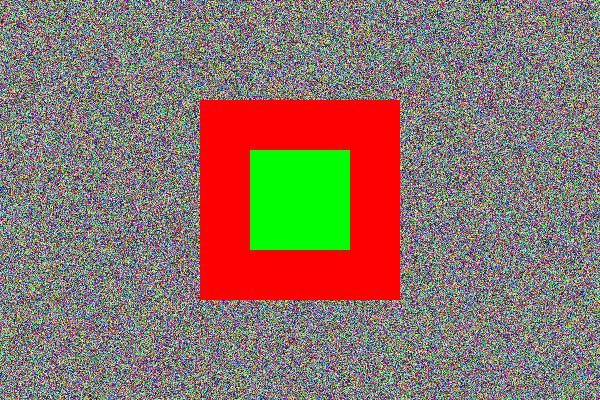
#> input picture LSB Fragile Prev Versions/test_image.jpg, 600 x 400 px
$ jupyter execute v3.ipynb
#> lines starting #> are read from the running program, lines starting #| are printed output that depends on the picture
[cell 1]
import numpy as np
import matplotlib.pyplot as plt
from PIL import Image
import cv2
import hashlib
import os
import time
from datetime import datetime

print("🚀 Starting Enhanced fragile Watermarking System...")

# Enhanced Core Functions with Quality Metrics
def load_and_preprocess_image(image_path):
    """Load and preprocess image for watermarking with enhanced error handling"""
    try:
        img = Image.open(image_path)
        # Convert to RGB if necessary
        if img.mode in ('RGBA', 'P', 'LA'):
            img = img.convert('RGB')
        img_array = np.array(img)
        print(f"✅ Image loaded: {img_array.shape}")
        return img_array, 'color' if len(img_array.shape) == 3 else 'grayscale'
    except Exception as e:
        print(f"❌ Error loading image: {e}")
        return None, None

def calculate_quality_metrics(original, watermarked):
    """Calculate PSNR and MSE between original and watermarked images"""
    try:
        # Ensure both images have same dimensions and type
        if original.shape != watermarked.shape:
            watermarked = cv2.resize(watermarked, (original.shape[1], original.shape[0]))

        mse = np.mean((original.astype(float) - watermarked.astype(float)) ** 2)
        if mse == 0:
            return float('inf'), 0

        psnr = 20 * np.log10(255.0 / np.sqrt(mse))
        return psnr, mse
    except Exception as e:
        print(f"❌ Error calculating quality metrics: {e}")
        return 0, 0

def text_to_binary(text):
    """Convert text to binary with error correction"""
    binary = ''.join(format(ord(char), '08b') for char in text)
    # Add redundancy (repeat each bit 3 times for error correction)
    redundant_binary = ''.join(bit * 3 for bit in binary)
    return redundant_binary

def binary_to_text(binary_str):
    """Convert binary back to text with error correction"""
    # Use majority voting for error correction
    corrected_binary = ''
    for i in range(0, len(binary_str), 3):
        triplet = binary_str[i:i+3]
        if len(triplet) == 3:
            # Majority vote
            corrected_binary += '1' if triplet.count('1') >= 2 else '0'

    text = ''
    for i in range(0, len(corrected_binary), 8):
        byte = corrected_binary[i:i+8]
        if len(byte) == 8:
            try:
                text += chr(int(byte, 2))
            except:
                text += '?'  # Placeholder for corrupted characters
    return text

def generate_watermark_pattern(watermark_text, image_shape, strength=0.1):
    """Generate a fragile watermark pattern using DCT coefficients"""
    # Create a unique seed from the watermark text
    seed = int(hashlib.md5(watermark_text.encode()).hexdigest()[:8], 16)
    np.random.seed(seed)

    # Generate a pseudo-random pattern
    pattern = np.random.randn(*image_shape[:2]) * strength

    return pattern

def embed_fragile_watermark(image_array, watermark_text, strength=0.1):
    """Embed fragile watermark using frequency domain"""
    print(f"🔧 Embedding watermark with strength: {strength}")
    watermarked = image_array.astype(np.float32) / 255.0

    if len(image_array.shape) == 3:  # Color image
        # Convert to YUV and work on luminance channel
        yuv = cv2.cvtColor(watermarked, cv2.COLOR_RGB2YUV)
        y_channel = yuv[:,:,0]

        # Generate watermark pattern
        watermark_pattern = generate_watermark_pattern(watermark_text, y_channel.shape, strength)

        # Add watermark to luminance channel
        y_channel_watermarked = y_channel + watermark_pattern
        y_channel_watermarked = np.clip(y_channel_watermarked, 0, 1)

        # Convert back to RGB
        yuv[:,:,0] = y_channel_watermarked
        watermarked_rgb = cv2.cvtColor(yuv, cv2.COLOR_YUV2RGB)
        watermarked = (watermarked_rgb * 255).astype(np.uint8)

    else:  # Grayscale image
        watermarked_normalized = watermarked / 255.0
        watermark_pattern = generate_watermark_pattern(watermark_text, watermarked_normalized.shape, strength)
        watermarked_with_pattern = watermarked_normalized + watermark_pattern
        watermarked = (np.clip(watermarked_with_pattern, 0, 1) * 255).astype(np.uint8)

    return watermarked

def extract_fragile_watermark(original_image, watermarked_image, watermark_text, strength=0.1):
    """Extract and verify fragile watermark"""
    # Convert to float
    orig_float = original_image.astype(np.float32) / 255.0
    wm_float = watermarked_image.astype(np.float32) / 255.0

    if len(original_image.shape) == 3:  # Color image
        # Convert to YUV
        orig_yuv = cv2.cvtColor(orig_float, cv2.COLOR_RGB2YUV)
        wm_yuv = cv2.cvtColor(wm_float, cv2.COLOR_RGB2YUV)

        # Extract from luminance channel
        difference = wm_yuv[:,:,0] - orig_yuv[:,:,0]
    else:  # Grayscale
        difference = wm_float - orig_float

    # Generate expected pattern
    expected_pattern = generate_watermark_pattern(watermark_text, difference.shape, strength)

    # Calculate correlation
    correlation = np.corrcoef(difference.flatten(), expected_pattern.flatten())[0,1]

    return correlation

def embed_multilayer_watermark(image_array, watermark_text, strength=0.05):
    """Embed watermark in multiple ways for fragileness"""
    print("🔄 Starting multilayer watermark embedding...")

    # Method 1: fragile frequency domain watermark
    fragile_watermarked = embed_fragile_watermark(image_array, watermark_text, strength)

    # Method 2: Traditional LSB for backup
    binary_watermark = text_to_binary(watermark_text + '|END|')
    lsb_watermarked = fragile_watermarked.copy()

    if len(lsb_watermarked.shape) == 3:
        flat_pixels = lsb_watermarked.reshape(-1)
    else:
        flat_pixels = lsb_watermarked.reshape(-1)

    # Embed in LSB (but skip some pixels to be less fragile)
    for i in range(0, len(binary_watermark)):
        if i < len(flat_pixels):
            # Only modify every 4th pixel to be more fragile
            if i % 4 == 0:
                flat_pixels[i] = (flat_pixels[i] & 0xFE) | int(binary_watermark[i])

    if len(lsb_watermarked.shape) == 3:
        lsb_watermarked = flat_pixels.reshape(lsb_watermarked.shape)
    else:
        lsb_watermarked = flat_pixels.reshape(lsb_watermarked.shape)

    return lsb_watermarked, len(binary_watermark)

def verify_multilayer_watermark(original_image, test_image, expected_text, strength=0.05):
    """Verify watermark using multiple methods"""
    print("🔍 Running multilayer verification...")
    results = {}

    # Method 1: fragile frequency domain verification
    fragile_correlation = extract_fragile_watermark(original_image, test_image, expected_text, strength)
    results['fragile_correlation'] = fragile_correlation

    # Method 2: LSB extraction
    binary_length = len(text_to_binary(expected_text + '|END|'))

    if len(test_image.shape) == 3:
        flat_pixels = test_image.reshape(-1)
    else:
        flat_pixels = test_image.reshape(-1)

    extracted_binary = ''.join(str(flat_pixels[i] & 1) for i in range(0, min(binary_length, len(flat_pixels)), 4))
    extracted_text = binary_to_text(extracted_binary)

    results['lsb_extracted'] = extracted_text
    results['lsb_match'] = expected_text in extracted_text

    # Overall confidence score
    fragile_confidence = max(0, (fragile_correlation + 1) / 2 * 100)  # Convert correlation to percentage
    lsb_confidence = 100 if results['lsb_match'] else 0

    # Weighted confidence
    overall_confidence = (fragile_confidence * 0.7) + (lsb_confidence * 0.3)
    results['overall_confidence'] = overall_confidence

    # Calculate quality metrics
    results['psnr'], results['mse'] = calculate_quality_metrics(original_image, test_image)

    return results

def simulate_attacks(image_array):
    """Simulate common image attacks to test fragileness"""
    print("🧪 Simulating image attacks...")
    attacked_images = {}

    # 1. JPEG Compression
    _, jpeg_encoded = cv2.imencode('.jpg', image_array, [cv2.IMWRITE_JPEG_QUALITY, 50])
    attacked_images['jpeg_50'] = cv2.imdecode(jpeg_encoded, 1)

    # 2. Gaussian Noise
    noise = np.random.normal(0, 10, image_array.shape).astype(np.uint8)
    attacked_images['noise'] = cv2.add(image_array, noise)

    # 3. Brightness Adjustment
    attacked_images['brightness'] = np.clip(image_array.astype(np.int16) + 30, 0, 255).astype(np.uint8)

    # 4. Contrast Adjustment
    attacked_images['contrast'] = np.clip(image_array.astype(np.float32) * 1.2, 0, 255).astype(np.uint8)

    # 5. Small Crop (then resize back)
    h, w = image_array.shape[:2]
    cropped = image_array[h//20:-h//20, w//20:-w//20]
    attacked_images['cropped'] = cv2.resize(cropped, (w, h))

    # 6. Blurring
    attacked_images['blur'] = cv2.GaussianBlur(image_array, (5, 5), 0)

    return attacked_images

def create_enhanced_visualization(original, watermarked, attacks_results, quality_metrics):
    """Create enhanced 4-panel visualization"""
    fig = plt.figure(figsize=(16, 12))

    # Original vs Watermarked
    plt.subplot(2, 3, 1)
    if len(original.shape) == 3:
        plt.imshow(original)
    else:
        plt.imshow(original, cmap='gray')
    plt.title('Original Image', fontsize=12, fontweight='bold')
    plt.axis('off')

    plt.subplot(2, 3, 2)
    if len(watermarked.shape) == 3:
        plt.imshow(watermarked)
    else:
        plt.imshow(watermarked, cmap='gray')
    plt.title('Watermarked Image', fontsize=12, fontweight='bold')
    plt.axis('off')

    # Difference
    plt.subplot(2, 3, 3)
    difference = cv2.absdiff(original, watermarked)
    diff_amplified = difference * 10  # Amplify to see differences
    if len(difference.shape) == 3:
        plt.imshow(diff_amplified)
    else:
        plt.imshow(diff_amplified, cmap='hot')
    plt.title('Difference (Amplified 10x)', fontsize=12, fontweight='bold')
    plt.axis('off')

    # Quality Metrics
    plt.subplot(2, 3, 4)
    metrics_text = f"Quality Metrics:\nPSNR: {quality_metrics['psnr']:.2f} dB\nMSE: {quality_metrics['mse']:.2f}"
    plt.text(0.1, 0.5, metrics_text, fontsize=14, fontfamily='monospace',
             bbox=dict(boxstyle="round,pad=0.3", facecolor="lightblue", alpha=0.7))
    plt.xlim(0, 1)
    plt.ylim(0, 1)
    plt.axis('off')
    plt.title('Image Quality Assessment', fontsize=12, fontweight='bold')

    # fragileness Test Results
    plt.subplot(2, 3, 5)
    attack_names = list(attacks_results.keys())
    confidences = [results['overall_confidence'] for results in attacks_results.values()]

    colors = ['green' if conf >= 80 else 'orange' if conf >= 60 else 'red' for conf in confidences]
    bars = plt.bar(attack_names, confidences, color=colors, alpha=0.7)

    plt.ylim(0, 100)
    plt.ylabel('Confidence (%)', fontweight='bold')
    plt.title('fragileness Test Results', fontsize=12, fontweight='bold')
    plt.xticks(rotation=45, ha='right')

    # Add value labels on bars
    for bar, conf in zip(bars, confidences):
        plt.text(bar.get_x() + bar.get_width()/2, bar.get_height() + 2,
                f'{conf:.1f}%', ha='center', va='bottom', fontweight='bold')

    # Verification Summary
    plt.subplot(2, 3, 6)
    avg_confidence = np.mean(confidences)
    if avg_confidence >= 80:
        verdict = "EXCELLENT"
        color = "green"
    elif avg_confidence >= 60:
        verdict = "GOOD"
        color = "orange"
    else:
        verdict = "POOR"
        color = "red"

    summary_text = f"Overall Assessment:\nAverage Confidence: {avg_confidence:.1f}%\nfragileness: {verdict}"
    plt.text(0.1, 0.5, summary_text, fontsize=14, fontweight='bold', color=color,
             bbox=dict(boxstyle="round,pad=0.3", facecolor="lightyellow", alpha=0.8))
    plt.xlim(0, 1)
    plt.ylim(0, 1)
    plt.axis('off')
    plt.title('System Assessment', fontsize=12, fontweight='bold')

    plt.tight_layout()
    return fig

def run_comprehensive_test():
    """Run comprehensive watermarking test with enhanced features"""
    print("=" * 70)
    print("🛡️ ENHANCED fragile WATERMARKING SYSTEM - COMPREHENSIVE TEST")
    print("=" * 70)

    # Configuration
    watermark_text = "© Copyright 2024 - Authentic"
    strength = 0.05

    # Test image paths (you can replace these with your own images)
    test_image_path = "test_image.jpg"

    # Create a test image if it doesn't exist
    if not os.path.exists(test_image_path):
        print("📝 Creating test image...")
        test_image = np.random.randint(0, 255, (400, 600, 3), dtype=np.uint8)
        # Add some pattern to make it more interesting
        test_image[100:300, 200:400] = [255, 0, 0]  # Red rectangle
        test_image[150:250, 250:350] = [0, 255, 0]  # Green rectangle
        Image.fromarray(test_image).save(test_image_path)
        print("✅ Test image created")

    try:
        # Load original image
        print("\n📥 Loading original image...")
        original_image, image_mode = load_and_preprocess_image(test_image_path)
#> in load_and_preprocess_image, img is the input picture: PIL image 600x400 RGB; mean R, G, B 137.7, 116.6, 105.9
#| ✅ Image loaded: (400, 600, 3)
#> image_mode = 'color'
        if original_image is None:
            print("❌ Failed to load test image")
            return

        print(f"📊 Image info: {original_image.shape}, Mode: {image_mode}")
#| 📊 Image info: (400, 600, 3), Mode: color

        # Embed watermark
        print(f"\n💧 Embedding watermark: '{watermark_text}'")
        start_time = time.time()
        watermarked_image, wm_length = embed_multilayer_watermark(original_image, watermark_text, strength)
#> in embed_fragile_watermark, `y_channel = yuv[:,:,0]`:
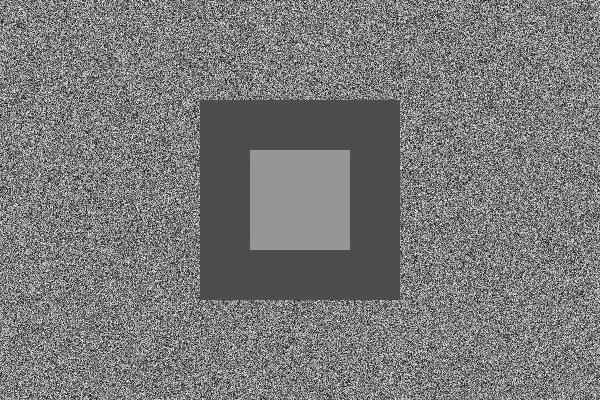
#> y_channel: shape (400, 600) float32; min 0.000894, max 0.997, mean 0.477
#> in embed_fragile_watermark, `watermarked_rgb = cv2.cvtColor(yuv, cv2.COLOR_YUV2RGB)`:
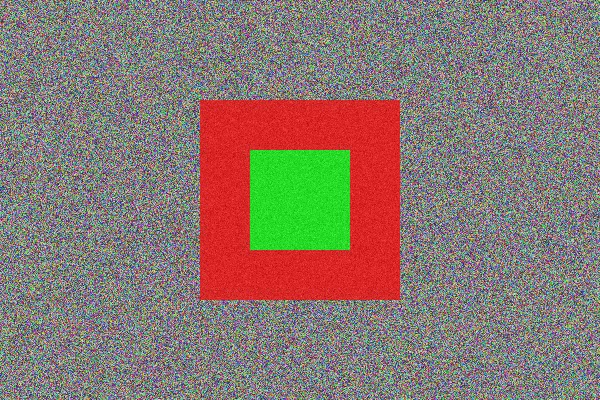
#> watermarked_rgb: shape (400, 600, 3) float32; mean R, G, B 0.54, 0.457, 0.415; drawn with min black and max white
#> in embed_fragile_watermark, `watermarked = (watermarked_rgb * 255).astype(np.uint8)`:
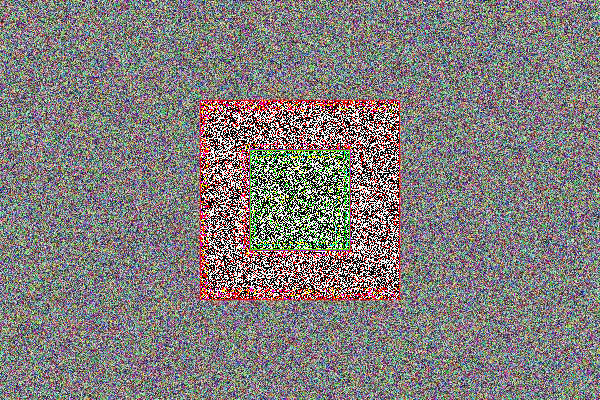
#> watermarked: shape (400, 600, 3); mean R, G, B 129.3, 125.3, 123.9
#> wm_length = 792
        embed_time = time.time() - start_time

        # Calculate quality metrics
        psnr, mse = calculate_quality_metrics(original_image, watermarked_image)
#> in calculate_quality_metrics, `mse = np.mean((original.astype(float) - watermarked.astype(float)) ** 2)`: mse = 4786
#> in calculate_quality_metrics, `psnr = 20 * np.log10(255.0 / np.sqrt(mse))`: psnr = 11.33
#> psnr = 11.33; mse = 4786
        quality_metrics = {'psnr': psnr, 'mse': mse}
#> quality_metrics = {'psnr': 11.33, 'mse': 4786}

        print(f"✅ Watermark embedded in {embed_time:.2f}s")
        print(f"📈 Quality - PSNR: {psnr:.2f} dB, MSE: {mse:.2f}")
#| 📈 Quality - PSNR: 11.33 dB, MSE: 4786.00

        # Test fragileness against attacks
        print(f"\n🧪 Testing fragileness against attacks...")
        attacks = simulate_attacks(watermarked_image)
#> in simulate_attacks, `cropped = image_array[h//20:-h//20, w//20:-w//20]`:
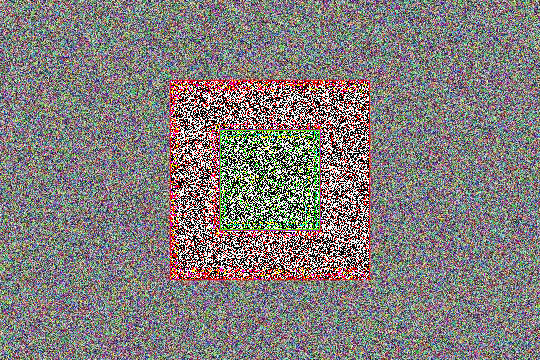
#> cropped: shape (360, 540, 3); mean R, G, B 129.9, 124.9, 123.4
#> attacks = 6 items
        attacks_results = {}

        for attack_name, attacked_image in attacks.items():
            print(f"   Testing: {attack_name:<15}", end="")
            start_time = time.time()
            results = verify_multilayer_watermark(original_image, attacked_image, watermark_text, strength)
            test_time = time.time() - start_time

            attacks_results[attack_name] = results
            status = "✅" if results['overall_confidence'] > 50 else "❌"
            print(f" {status} {results['overall_confidence']:5.1f}% ({test_time:.2f}s)")
#> this loop made 6 passes
#> (attack_name, fragile_correlation in verify_multilayer_watermark, fragile_confidence in verify_multilayer_watermark, overall_confidence in verify_multilayer_watermark) on passes 1 to 6: ('jpeg_50', -0.0736, 46.32, 32.42), ('noise', -0.0502, 47.49, 33.24), ('brightness', -0.0989, 45.06, 31.54), ('contrast', -0.0925, 45.37, 31.76), ('cropped', -0.00307, 49.85, 34.89), ('blur', -0.0199, 49, 34.3)
#> (printed output is left out)
#> pass 1, in extract_fragile_watermark, `wm_float = watermarked_image.astype(np.float32) / 255.0`:
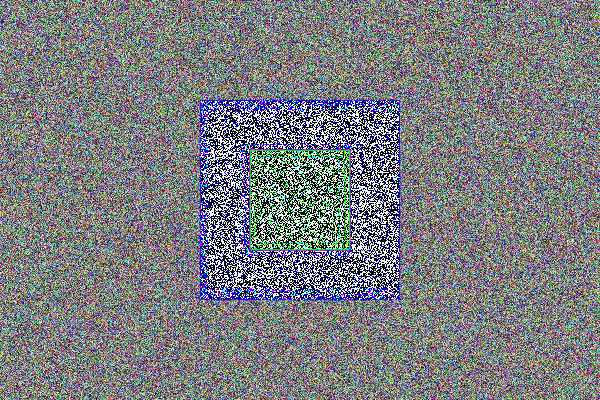
#> wm_float: shape (400, 600, 3) float32; mean B, G, R 0.504, 0.492, 0.487
#> pass 1, in extract_fragile_watermark, `difference = wm_yuv[:,:,0] - orig_yuv[:,:,0]`:
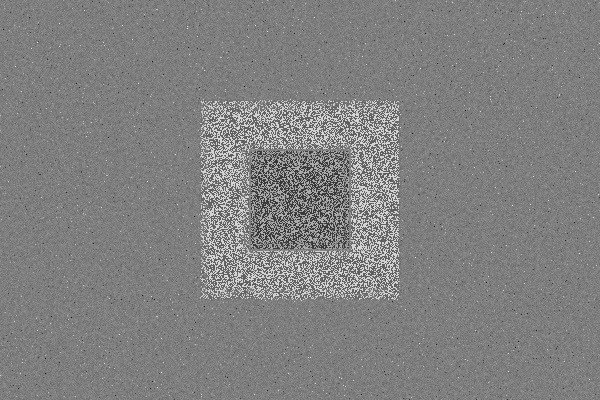
#> difference: shape (400, 600) float32; min -0.964, max 0.978, mean 0.0175; drawn with min black and max white
#> pass 2, in extract_fragile_watermark (call 2), `wm_float = watermarked_image.astype(np.float32) / 255.0`:
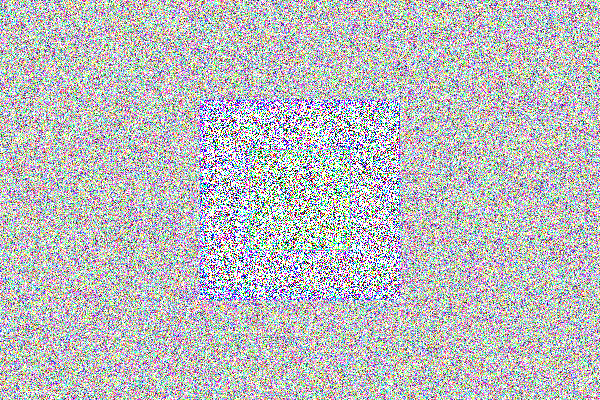
#> wm_float: shape (400, 600, 3) float32; mean of channels 0, 1, 2 0.748, 0.74, 0.736; drawn as B, G, R
#> after the loop, attacks_results = 6 items

        # Create enhanced visualization
        print(f"\n📊 Generating comprehensive report...")
        fig = create_enhanced_visualization(original_image, watermarked_image, attacks_results, quality_metrics)
#> (the rest of the program and of its run is left out)
